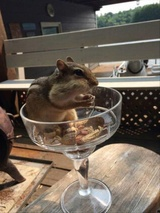
#> input picture imgs/img1.jpg, 160 x 213 px, shrunk from 750 x 1000 before the run
$ jupyter execute 'Proyecto I Filter me.ipynb'   (shell and % lines are left out)
#> lines starting #> are read from the running program, lines starting #| are printed output that depends on the picture; long printed decimals are rounded
# Proyecto I: Filter Me!!

El objetivo de este proyecto es desarrollar una serie de filtros donde se utilice conceptos de mejora de contraste, y uso de mascaras de filtrado espacial para alterar una imagen obtenida a travez de una camara de video, en tiempo real. La imagen adquirida y procesada debe estar en escala de color. Para este proyecto se pide que los estudiantes implementen las funciones de:

1. Ecualización de histograma.
2. Difuminado de imagenes.
3. Detección de bordes.
4. Mejora de la Nitidez (sharpness).

El entregable debe cumplir las siguientes caracteristicas:

1. Facil de usar.
2. Se debe poder seleccionar que tipo de proceso se realiza sobre la imagen (ecualizacion de histograma, detecci'on bordes, etc)
3. Se debe mostrar la salida en tiempo real, es decir se debe mostrar el video actual como se procesa.
4. Tambien debe mostrar ejemplos de imagenes procesadas (Offline) con cada uno de los algoritmos implementados.

Al entregar el proyecto deben presentar los programas, ya sea en un ejecutable o en un notebook de jupiter. y deben entregar las respuestas a las psiguientes preguntas:

1. ¿Cual de los programas implementados corre de forma más lenta y cual de forma más rápida? ¿Porqué?
2. ¿Cómo puedo mejorar la velocidad de los algoritmos de procesamiento? ¿Qué consecuencias tiene esto?
3. Si los programas tienen problemas para realizar las operaciones dentro del tiempo considerado tiempo real, ¿cómo se puede mejorar esto?
4. ¿Fueron los resultados obtenidos satisfactorios? Elabore su respuesta.

Para realizar los programas pueden usar las librerias opencv, esta soporta el manejo de video. Por otro lado pueden usar [gradio](https://gradio.app) para desarrollar una interfaz de forma facil.

Para el desarrollo del proyecto se debne hacer en grupos de dos personas (solo se admite un grupo de 3). Tenga en cuenta que con quien desarrolla este proyecto, no puede desarrollar proyecto en un futuro. **La fecha limite de entrega del proyecto es el Lunes 28 de Febrero del 2022.**

Mucha suerte!!

[cell 1]
import numpy as np
# import numba as nb
import cv2
from scipy import signal
from matplotlib import pyplot as plt
from scipy.ndimage import convolve1d

### 1) Ecualización de imagen

[cell 2]
def equalize_hsv_channel(img, channel=2):
#> called with channel = 2
    n, m, _ = np.shape(img)
#> n = 213; m = 160
    img = cv2.cvtColor(img, cv2.COLOR_RGB2HSV)
#> img: shape (213, 160, 3); mean H, S, V 32.6, 66, 111

    sat = img[:,:,channel]
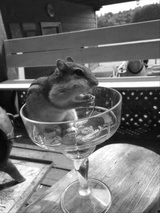
#> sat: shape (213, 160); min 4, max 255, mean 111
    unique, counts = np.unique(sat, return_counts=True)
#> unique = 252 values from 4 to 255; counts = 252 values, max 383 at index 86, min 1 at index 0, mean 135.2
    mapping = np.zeros(256)

    mapping[unique] = counts
    mapping = 255/(m*n)*np.cumsum(mapping)
#> mapping = 256 values from 0 to 255
    img[:,:,channel] = mapping[sat]
#> img: shape (213, 160, 3); mean H, S, V 32.6, 66, 127.6
    return cv2.cvtColor(img, cv2.COLOR_HSV2RGB)

[cell 3]
img = cv2.cvtColor(cv2.imread("../imgs/img1.jpg") , cv2.COLOR_BGR2RGB)
plt.imshow(np.column_stack([img,equalize_hsv_channel(img, 2)]))
#> further down, load_img is the input picture: shape (213, 160, 3); mean B, G, R 86.3, 98.2, 109.8

### 3) Detección de bordes

***Función de convolución 2D:***

[cell 4]
def convolve2D(image: np.ndarray, kernel: np.ndarray):

    #wraper para la función de convolución 2d

    return signal.convolve2d(image, kernel, mode='same', boundary='fill')

***Creacion de los kernel de convolución:***

[cell 5]
def make_sobelx_kernel():
    return np.array([[-1, 0, 1],[-2, 0, 2],[-1, 0, 1]])

[cell 6]
def make_sobely_kernel():
    return np.array([[1, 2, 1],[0, 0, 0],[-1, -2, -1]])

[cell 7]
def laplacian_kernel():
    return np.array([[0,1,0],[1,-4,1],[0,1,0]])

***Detección de los bordes con los distintos kernel (filtros sobel y laplaciano):***

[cell 8]
def sobel(img: np.ndarray, normalize=True):

    #convierte la imagen a escala de grises
#> called with normalize = True
    gray = cv2.cvtColor(img, cv2.COLOR_RGB2GRAY)

    #hace el kernel sobel x
    kx = make_sobelx_kernel()

    #hace el kernel sobel y
    ky = make_sobely_kernel()

    #aplica el filtro sobel en x e y
    convolved_img_x = convolve2D(gray, kx)
    convolved_img_y = convolve2D(gray, ky)

    #suma las imagenes filtradas con sobel
    convolved_img = (convolved_img_x + convolved_img_y)

    if normalize:
        convolved_img = ((convolved_img - np.mean(convolved_img)) / (np.var(convolved_img)))
        return (255*convolved_img).astype('uint8')

    else:
        return convolved_img.astype('uint8')

[cell 9]
def laplace(img, normalize=True):
    #convierte la imagen a escala de grises
#> called with normalize = True
    gray = cv2.cvtColor(img, cv2.COLOR_RGB2GRAY)

    #kernel de laplace
    kl = laplacian_kernel()

    #aplica el filtro del kernel de laplace
    convolved_img = convolve2D(gray, kl)

    if normalize:
        convolved_img = (convolved_img -np.mean(convolved_img))/(np.var(convolved_img))
        return (255*convolved_img).astype('uint8')

    else:
        return convolved_img.astype('uint8')

[cell 10]
load_img = cv2.imread("../imgs/img1.jpg")
load_img = cv2.cvtColor(load_img, cv2.COLOR_BGR2RGB)

plt.imshow(np.column_stack([sobel(load_img),
                            laplace(load_img)]),
           cmap='gray', vmin=0, vmax=255)
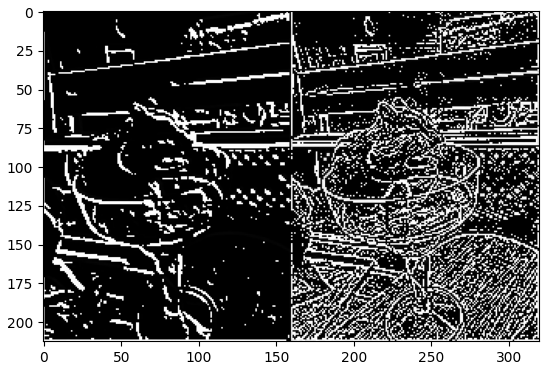
#> figure drawn by matplotlib, 1 panel

### 2) Difuminado de imagen

[cell 11]
BLUR3 = np.ones(3) / 3
BLUR15 = np.ones(15) / 15
BLUR30 = np.ones(30) / 30

def difuminate(img, filter_sz=None, blur_weights=None):
#> called with filter_sz = 30
    if blur_weights is None:
        blur_weights = np.ones(filter_sz)/filter_sz

    img = convolve1d(img, weights=blur_weights, axis=0)
    img = convolve1d(img, weights=blur_weights, axis=1)
    return img

[cell 12]
load_img = cv2.imread("../imgs/img1.jpg")

img = cv2.cvtColor(load_img, cv2.COLOR_BGR2RGB)
plt.imshow(img)
difuminated_img = difuminate(img,30)

plt.imshow(difuminated_img)

### 4) Mejora de nitidez (sharpness)

[cell 13]
def sharpness_sobel(img):

    img_hsv = cv2.cvtColor(img, cv2.COLOR_RGB2HSV)
#> img_hsv: shape (213, 160, 3); mean H, S, V 25.5, 57.3, 109.6
    borders = sobel(img, normalize=False)
#> call 2 of sobel, with normalize = False
#> in sobel (call 2), `gray = cv2.cvtColor(img, cv2.COLOR_RGB2GRAY)`:
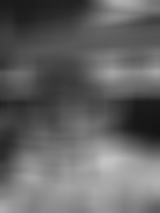
#> gray: shape (213, 160); min 20, max 195, mean 99.5

    img_hsv[:,:,2] = img_hsv[:,:,2] - borders
#> img_hsv: shape (213, 160, 3); mean H, S, V 25.5, 57.3, 109.9
    output = cv2.cvtColor(img_hsv, cv2.COLOR_HSV2RGB)

    return output.astype('uint8')

[cell 14]
plt.imshow(np.column_stack([difuminated_img,
                            sharpness_sobel(difuminated_img)]))

[cell 15]
def sharpness_laplace(img):

    #obtiene los bordes de la imagen usando
    #el kernel de laplace
    borders = laplace(img, normalize=False)
#> call 2 of laplace, with normalize = False
#> in laplace (call 2), `return convolved_img.astype('uint8')`:
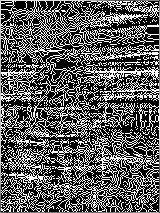
#> returned value: shape (213, 160); min 0, max 255, mean 94.9

    #convierte la imagen a HSV para quedarse con
    #'value' de la matriz y aumentarle el sharpness
    img_hsv = cv2.cvtColor(img, cv2.COLOR_RGB2HSV)
    img_hsv[:,:,2] = img_hsv[:,:,2] - borders
#> img_hsv: shape (213, 160, 3); mean H, S, V 25.5, 57.3, 109.7

    #convierte de regreso a RGB
    output = cv2.cvtColor(img_hsv, cv2.COLOR_HSV2RGB)

    return output.astype('uint8')

[cell 16]
plt.imshow(np.column_stack([difuminated_img,
                            sharpness_laplace(difuminated_img)]))

[cell 17]
def sharpness_mixed(img):

    # obtiene los bordes de la imagen con el método
    # de sobel y de laplace
    borders_laplace = laplace(img, normalize=False)
    borders_sobel = sobel(img, normalize=False)


    #convierte la imagen a hsv para modificar
    #el canal de 'value'
    img_hsv = cv2.cvtColor(img, cv2.COLOR_RGB2HSV)

    #img_hsv[:,:,2] = img_hsv[:,:,2] - ((borders_laplace + borders_sobel)/2)
    img_hsv[:,:,2] = img_hsv[:,:,2] - borders_laplace - borders_sobel
#> img_hsv: shape (213, 160, 3); mean H, S, V 25.5, 57.3, 110

    output = cv2.cvtColor(img_hsv, cv2.COLOR_HSV2RGB)
    return output.astype('uint8')

[cell 18]
plt.imshow(np.column_stack([difuminated_img,
                            sharpness_mixed(difuminated_img),
                            sharpness_laplace(difuminated_img)]),
          )
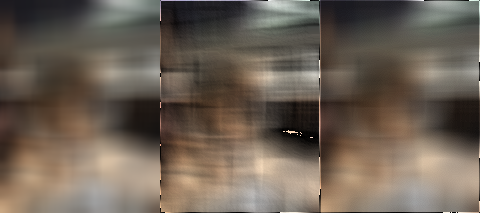
#> shown: shape (213, 480, 3); mean R, G, B 109.1, 97.2, 85.4

[cell 19]
import time

load_img = cv2.imread("../imgs/moon.jpg")
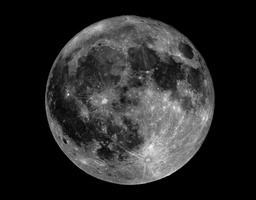
#> input picture imgs/moon.jpg, 256 x 200 px, shrunk from 1200 x 936 before the run
#> load_img is the input picture: shape (200, 256, 3); min 0, max 255, mean 40.3
mean_time = 0

for i in range(100):

    start = time.time()
    #caso con normalizacion
    sobel(load_img)

    end = time.time()
    mean_time += (end - start)/100
#> this loop made 100 passes
#> pass 1, in sobel (call 4), `convolved_img = (convolved_img_x + convolved_img_y)`:
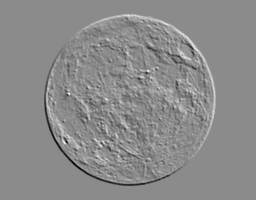
#> convolved_img: shape (200, 256) int64; min -784, max 648, mean 0; drawn with min black and max white
#> after the loop, mean_time = 0.00482

print("tiempo medio de ejecución de detección de bordes con Sobel: ", mean_time)
#| tiempo medio de ejecución de detección de bordes con Sobel:  0.004825

[cell 20]
mean_time = 0

for i in range(100):

    start = time.time()
    #caso con normalizacion
    laplace(load_img)

    end = time.time()
    mean_time += (end - start)/100
#> this loop made 100 passes
#> pass 1, in laplace (call 5), `convolved_img = convolve2D(gray, kl)`:
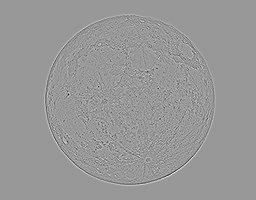
#> convolved_img: shape (200, 256) int64; min -389, max 263, mean 0; drawn with min black and max white
#> after the loop, mean_time = 0.00262

print("tiempo medio de ejecución detección de bordes con Laplace: ", mean_time)
#| tiempo medio de ejecución detección de bordes con Laplace:  0.00262

[cell 21]
mean_time = 0

for i in range(100):

    start = time.time()
    #caso con normalizacion
    sharpness_sobel(load_img)

    end = time.time()
    mean_time += (end - start)/100
#> this loop made 100 passes
#> pass 1, in sharpness_sobel (call 2), `output = cv2.cvtColor(img_hsv, cv2.COLOR_HSV2RGB)`:
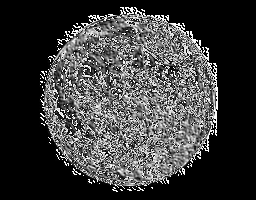
#> output: shape (200, 256, 3); min 0, max 255, mean 60.3
#> after the loop, mean_time = 0.00456

print("tiempo medio de ejecución mejora de nitidez con Sobel: ", mean_time)
#| tiempo medio de ejecución mejora de nitidez con Sobel:  0.004561

[cell 22]
mean_time = 0

for i in range(100):

    start = time.time()
    #caso con normalizacion
    sharpness_laplace(load_img)

    end = time.time()
    mean_time += (end - start)/100
#> this loop made 100 passes
#> pass 1, in sharpness_laplace (call 3), `borders = laplace(img, normalize=False)`:
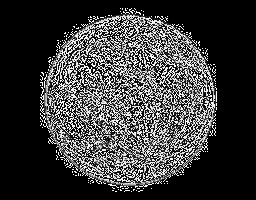
#> borders: shape (200, 256); min 0, max 255, mean 58.5
#> after the loop, mean_time = 0.00259

print("tiempo medio de ejecución de mejora de nitidez con Laplace: ", mean_time)
#| tiempo medio de ejecución de mejora de nitidez con Laplace:  0.00259

[cell 23]
mean_time = 0

for i in range(100):

    start = time.time()
    #caso con normalizacion
    difuminate(load_img, 30, BLUR30)

    end = time.time()
    mean_time += (end - start)/100
#> after the loop, mean_time = 0.00752

print("tiempo medio de ejecución de difuminado: ", mean_time)
#| tiempo medio de ejecución de difuminado:  0.007518

[cell 24]
mean_time = 0

for i in range(100):

    start = time.time()
    #caso con normalizacion
    equalize_hsv_channel(load_img)

    end = time.time()
    mean_time += (end - start)/100
#> after the loop, mean_time = 0.00197

print("tiempo medio de ejecución de ecualización de histogramas: ", mean_time)
#| tiempo medio de ejecución de ecualización de histogramas:  0.00197
